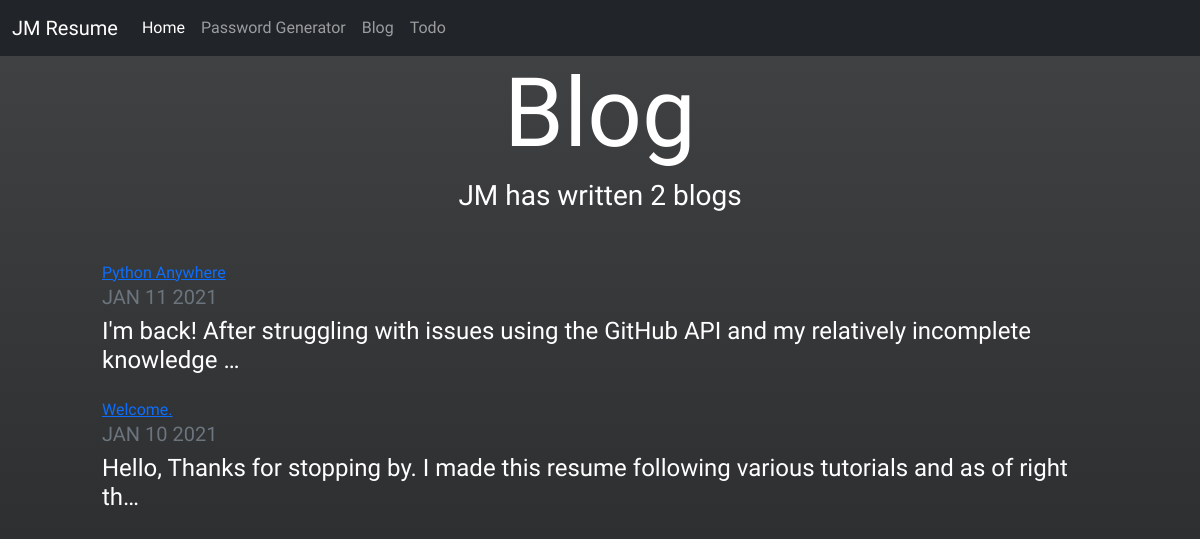
Screenshot of /blog/ with the database file from the repository.
### blog/models.py (models this page shows, shortened)
class Blog(models.Model):
    blog_title = models.CharField(max_length=100)
    blog_author = models.CharField(max_length=20)
    blog_date = models.DateField("Date", default=datetime.date.today)
    blog_post = models.TextField(max_length=10000)

### blog/views.py (the view)
# urls.py: path('', views.all_blogs, name='all_blogs'),
def all_blogs(request):
    blogs = Blog.objects.order_by('-blog_date')
    return render(request, 'blogs/all_blogs.html', {'blogs': blogs})

### blog/templates/blogs/all_blogs.html
{% extends 'portfolio/base.html' %}
{% load static %}
{% block content %}
<h1 id="blogtitle" class="font-weight-bold text-center">Blog</h1>
<h3 class="text-center mb-5">JM has written {{ blogs.count }} blog{{ blogs.count|pluralize }}</h3>
{% for blog in blogs %}
<div class="row justify-content-center my-3">
    <div class="col-md-10">
    <a href="{% url 'blog:detail' blog.id %}"
        <h2>{{ blog.blog_title }}</h2>
    </a>
    <h5 class="text-muted">{{ blog.blog_date|date:'M d Y'|upper }}</h5>
    <h4>{{ blog.blog_post|striptags|truncatechars:100 }}</h4>
    </div>
</div>
{% endfor %}
{% endblock %}

### static/portfolio/custom.css (style rules this page uses)
html { height: 100%; }
body { margin: 0; font-family: 'Nova Flat', cursive; color: white; background-repeat: no-repeat; background-attachment: fixed; background: #232526; background: -webkit-linear-gradient(to bottom, #414345, #232526); background: linear-gradient(to bottom, #414345, #232526); }
#blogtitle { font-size: 6rem; }

### rows the page displays
Blog: blog_title "Python Anywhere", blog_date "JAN 11 2021", blog_post "I'm back! After struggling with issues using the GitHub API and my relatively incomplete knowledge …"
Blog: blog_title "Welcome.", blog_date "JAN 10 2021", blog_post "Hello, Thanks for stopping by. I made this resume following various tutorials and as of right th…"

### other values shown
{{ blogs.count }} "2"
